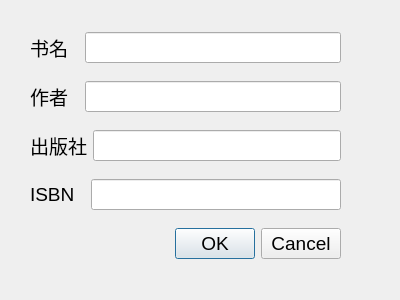
<?xml version="1.0" encoding="UTF-8"?>
<ui version="4.0">
 <class>AddBookDialog</class>
 <widget class="QDialog" name="AddBookDialog">
  <property name="geometry">
   <rect>
    <x>0</x>
    <y>0</y>
    <width>400</width>
    <height>300</height>
   </rect>
  </property>
  <property name="font">
   <font>
    <pointsize>14</pointsize>
   </font>
  </property>
  <property name="windowTitle">
   <string>Dialog</string>
  </property>
  <widget class="QWidget" name="">
   <property name="geometry">
    <rect>
     <x>30</x>
     <y>20</y>
     <width>311</width>
     <height>251</height>
    </rect>
   </property>
   <layout class="QVBoxLayout" name="verticalLayout">
    <item>
     <layout class="QHBoxLayout" name="horizontalLayout">
      <item>
       <widget class="QLabel" name="label">
        <property name="text">
         <string>书名  </string>
        </property>
       </widget>
      </item>
      <item>
       <widget class="QLineEdit" name="lineEdit"/>
      </item>
     </layout>
    </item>
    <item>
     <layout class="QHBoxLayout" name="horizontalLayout_2">
      <item>
       <widget class="QLabel" name="label_2">
        <property name="text">
         <string>作者  </string>
        </property>
       </widget>
      </item>
      <item>
       <widget class="QLineEdit" name="lineEdit_2"/>
      </item>
     </layout>
    </item>
    <item>
     <layout class="QHBoxLayout" name="horizontalLayout_3">
      <item>
       <widget class="QLabel" name="label_3">
        <property name="text">
         <string>出版社</string>
        </property>
       </widget>
      </item>
      <item>
       <widget class="QLineEdit" name="lineEdit_3"/>
      </item>
     </layout>
    </item>
    <item>
     <layout class="QHBoxLayout" name="horizontalLayout_4">
      <item>
       <widget class="QLabel" name="label_4">
        <property name="text">
         <string>ISBN  </string>
        </property>
       </widget>
      </item>
      <item>
       <widget class="QLineEdit" name="lineEdit_4"/>
      </item>
     </layout>
    </item>
    <item>
     <widget class="QDialogButtonBox" name="buttonBox">
      <property name="orientation">
       <enum>Qt::Horizontal</enum>
      </property>
      <property name="standardButtons">
       <set>QDialogButtonBox::Cancel|QDialogButtonBox::Ok</set>
      </property>
     </widget>
    </item>
   </layout>
  </widget>
 </widget>
 <resources/>
 <connections>
  <connection>
   <sender>buttonBox</sender>
   <signal>accepted()</signal>
   <receiver>AddBookDialog</receiver>
   <slot>accept()</slot>
   <hints>
    <hint type="sourcelabel">
     <x>248</x>
     <y>254</y>
    </hint>
    <hint type="destinationlabel">
     <x>157</x>
     <y>274</y>
    </hint>
   </hints>
  </connection>
  <connection>
   <sender>buttonBox</sender>
   <signal>rejected()</signal>
   <receiver>AddBookDialog</receiver>
   <slot>reject()</slot>
   <hints>
    <hint type="sourcelabel">
     <x>316</x>
     <y>260</y>
    </hint>
    <hint type="destinationlabel">
     <x>286</x>
     <y>274</y>
    </hint>
   </hints>
  </connection>
 </connections>
</ui>
